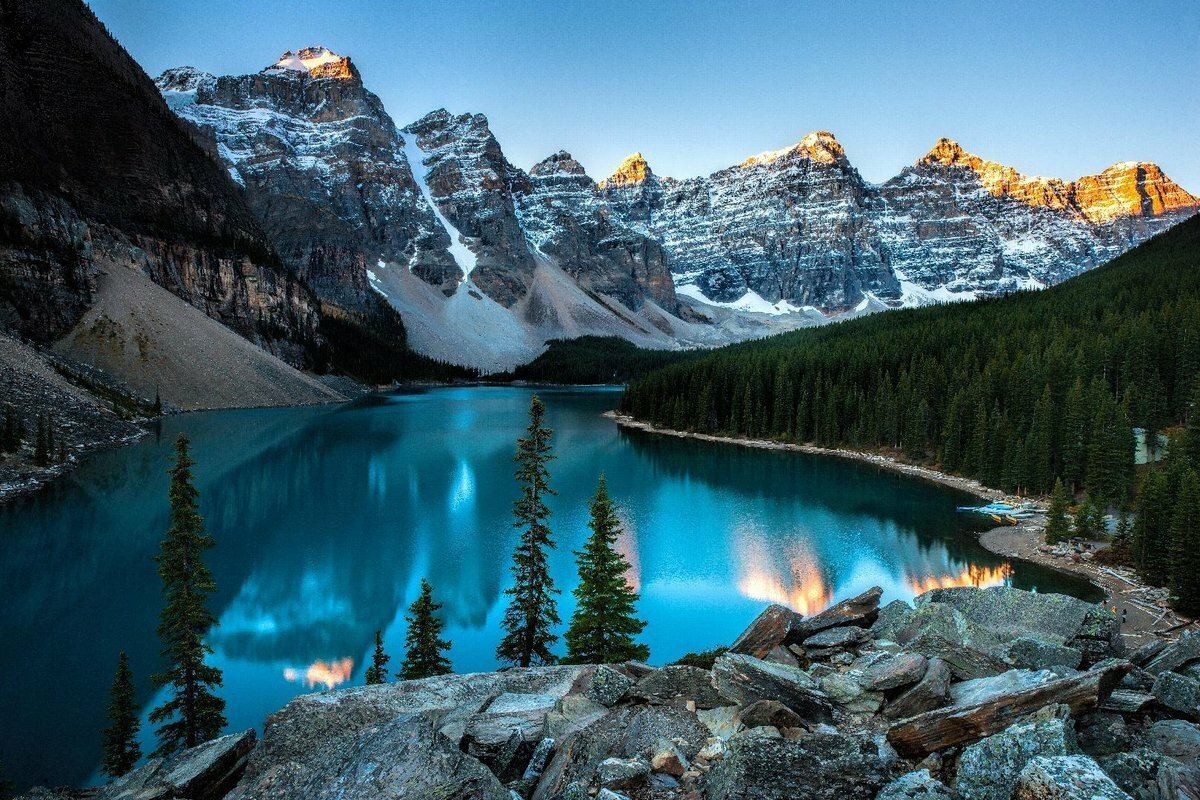
#> input picture nas/risunok3.jpg, 1200 x 800 px, found by its file name
$ python z2.py
#> lines starting #> are read from the running program, lines starting #| are printed output that depends on the picture
from PIL import Image

image = Image.open('risunok3.jpg')
#> image is the input picture: PIL image 1200x800 RGB; mean R, G, B 60.6, 94.6, 106.5

# Преобразуем изображение в черно-белое
bw_image = image.convert('L')
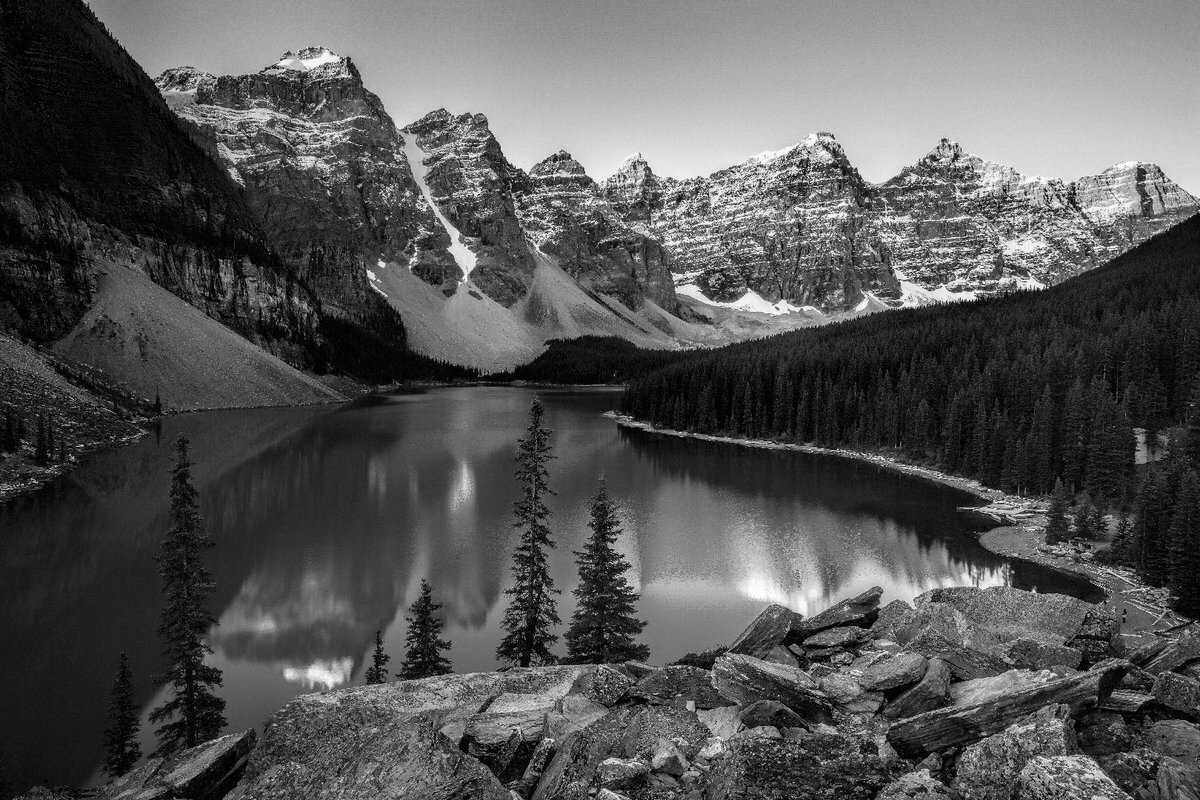
#> bw_image: PIL image 1200x800 L; min 0, max 255, mean 85.8

# Зеркально отражаем изображение
mirrored_image = bw_image.transpose(Image.FLIP_LEFT_RIGHT)
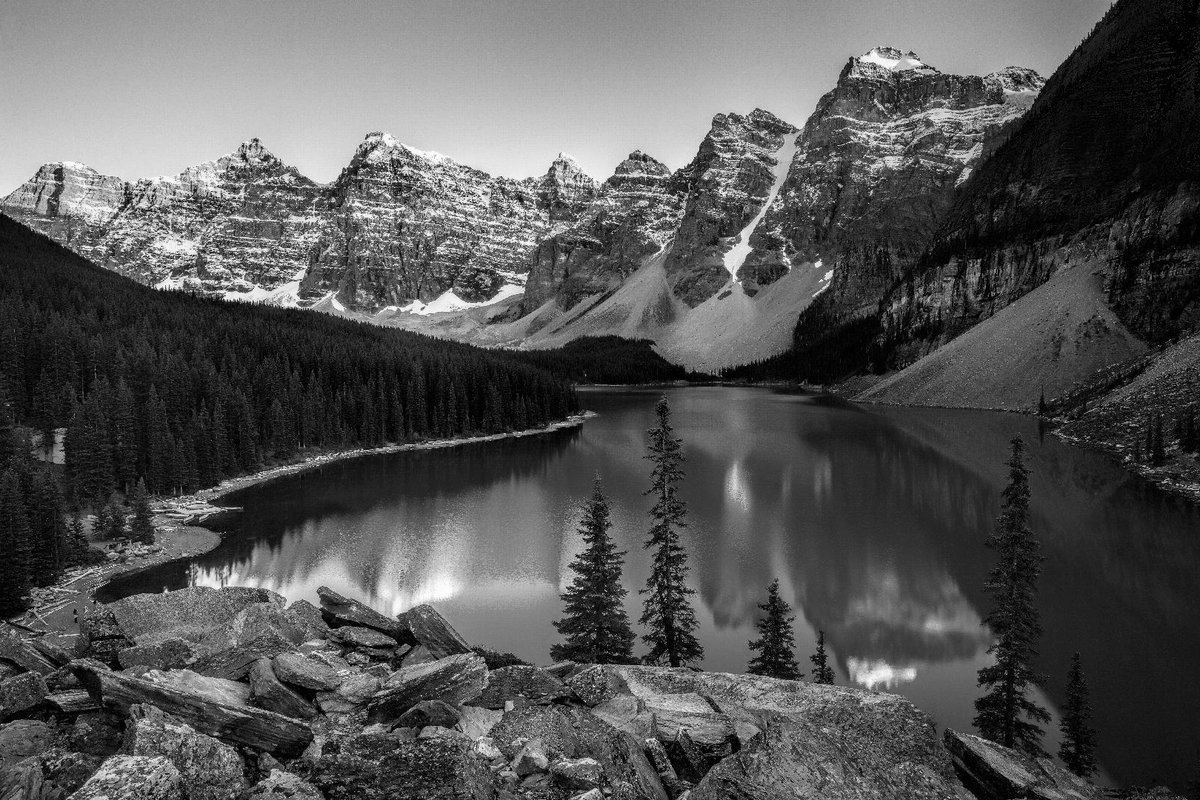
#> mirrored_image: PIL image 1200x800 L; min 0, max 255, mean 85.8

# Изменяем размер изображения (замените значения на нужные вам)
new_width = 800
new_height = 600
resized_image = mirrored_image.resize((new_width, new_height))
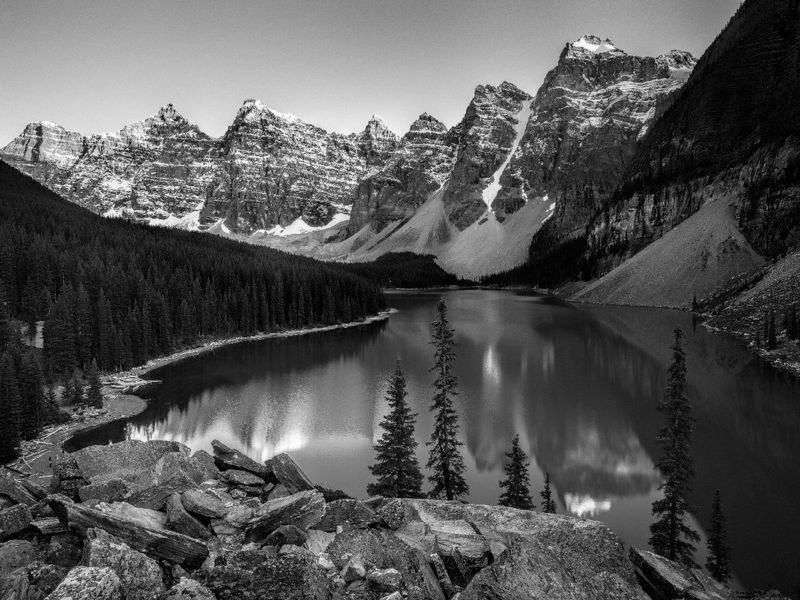
#> resized_image: PIL image 800x600 L; min 0, max 254, mean 85.8

resized_image.save('risunok4.jpg')
image.close()
resized_image.close()

$ run again, with nas/risunok1.jpeg copied over nas/risunok3.jpg
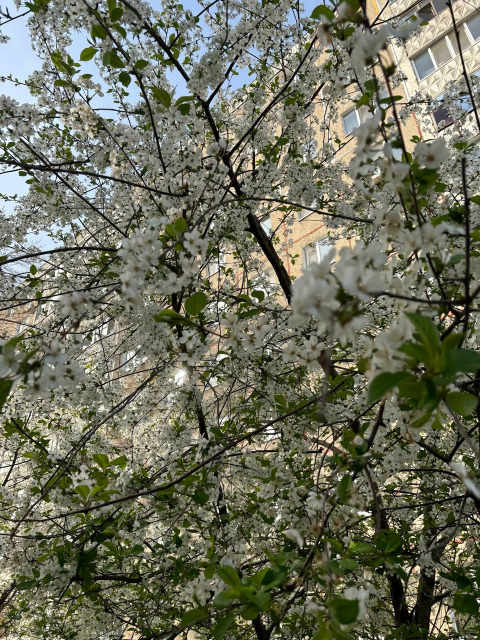
#> input picture nas/risunok1.jpeg, 960 x 1280 px, found by its file name (shown at 1/2 size)
#> image is the input picture: PIL image 960x1280 RGB; mean R, G, B 107.4, 109.2, 90.8
#> `mirrored_image = bw_image.transpose(Image.FLIP_LEFT_RIGHT)`:
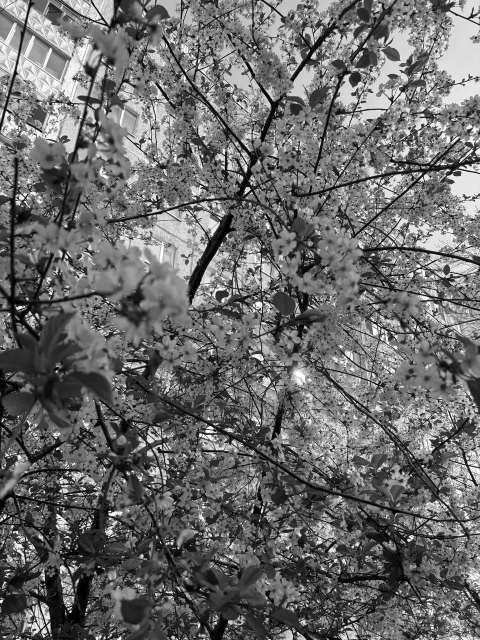
#> mirrored_image: PIL image 960x1280 L (shown at 1/2 size); min 0, max 255, mean 106.6
#> `resized_image = mirrored_image.resize((new_width, new_height))`:
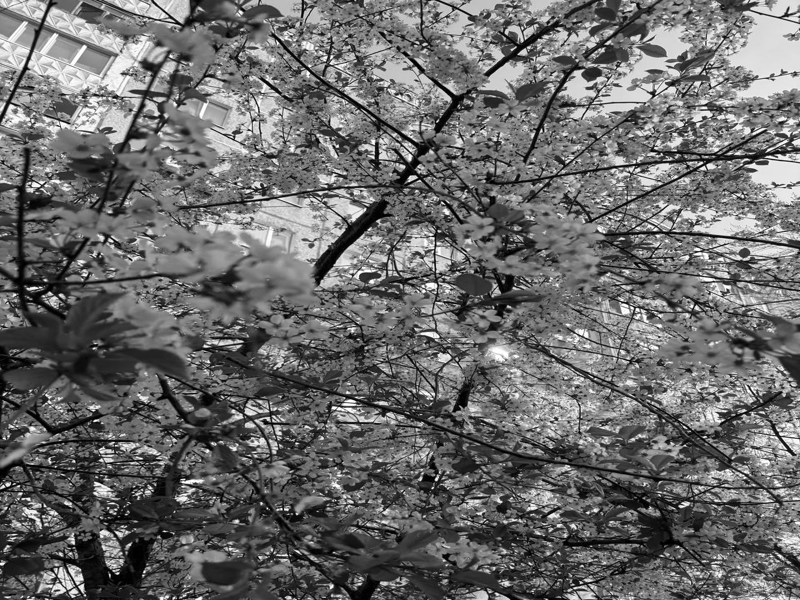
#> resized_image: PIL image 800x600 L; min 0, max 255, mean 106.6

$ run again, with nas/risunok5.jpeg copied over nas/risunok3.jpg
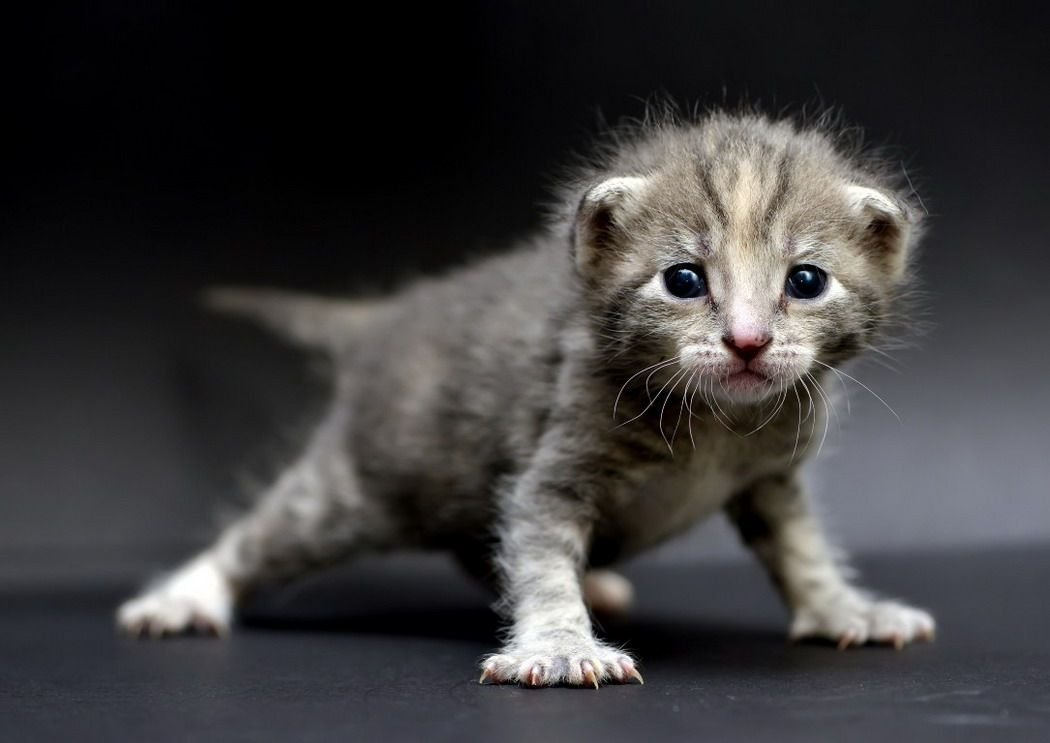
#> input picture nas/risunok5.jpeg, 1050 x 743 px, found by its file name
#> image is the input picture: PIL image 1050x743 RGB; mean R, G, B 60.2, 58.9, 59.8
#> `mirrored_image = bw_image.transpose(Image.FLIP_LEFT_RIGHT)`:
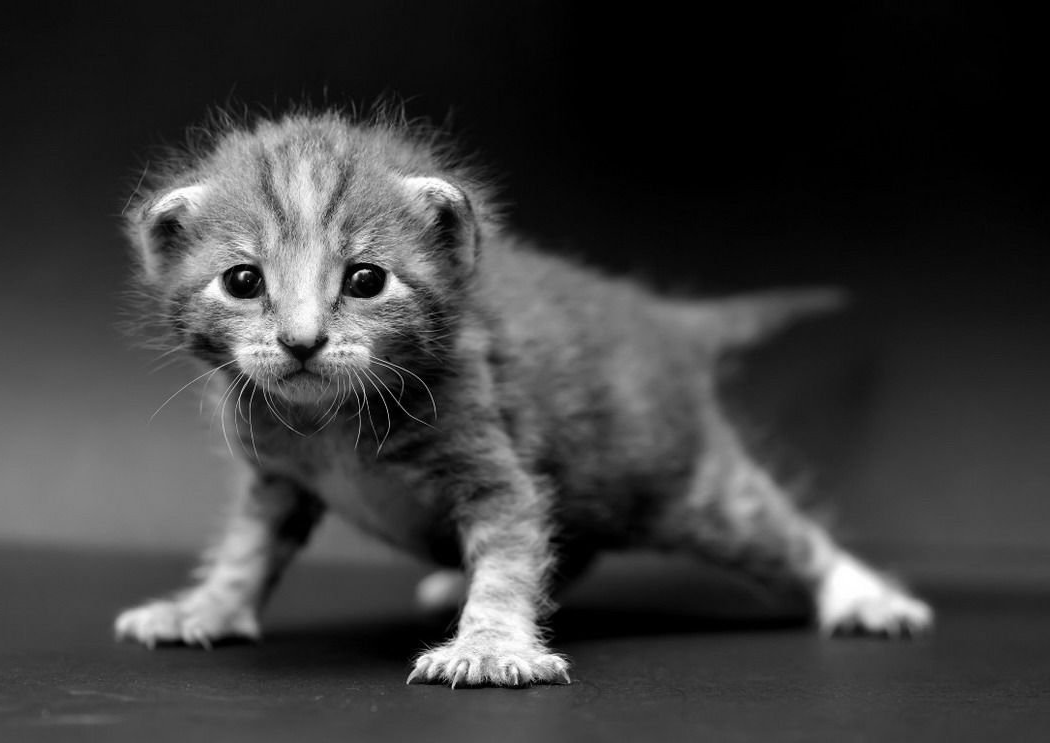
#> mirrored_image: PIL image 1050x743 L; min 0, max 255, mean 59.4
#> `resized_image = mirrored_image.resize((new_width, new_height))`:
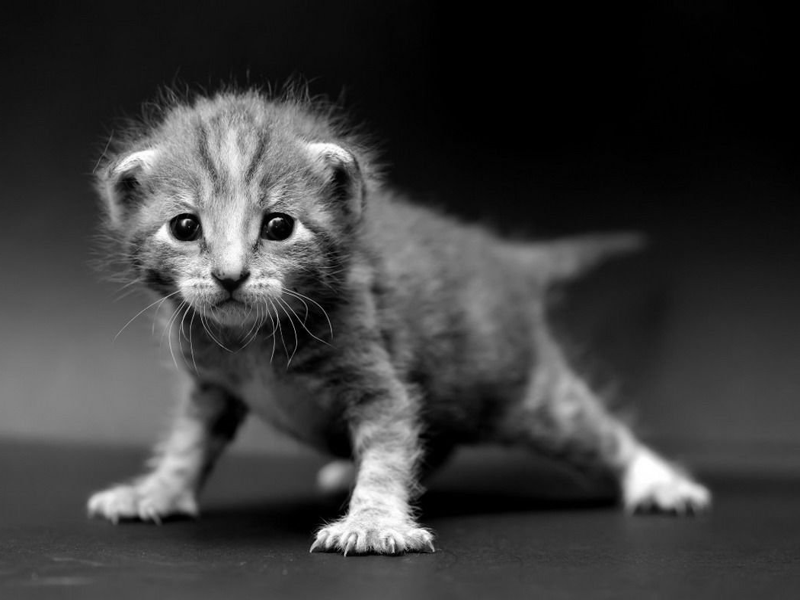
#> resized_image: PIL image 800x600 L; min 0, max 255, mean 59.4
